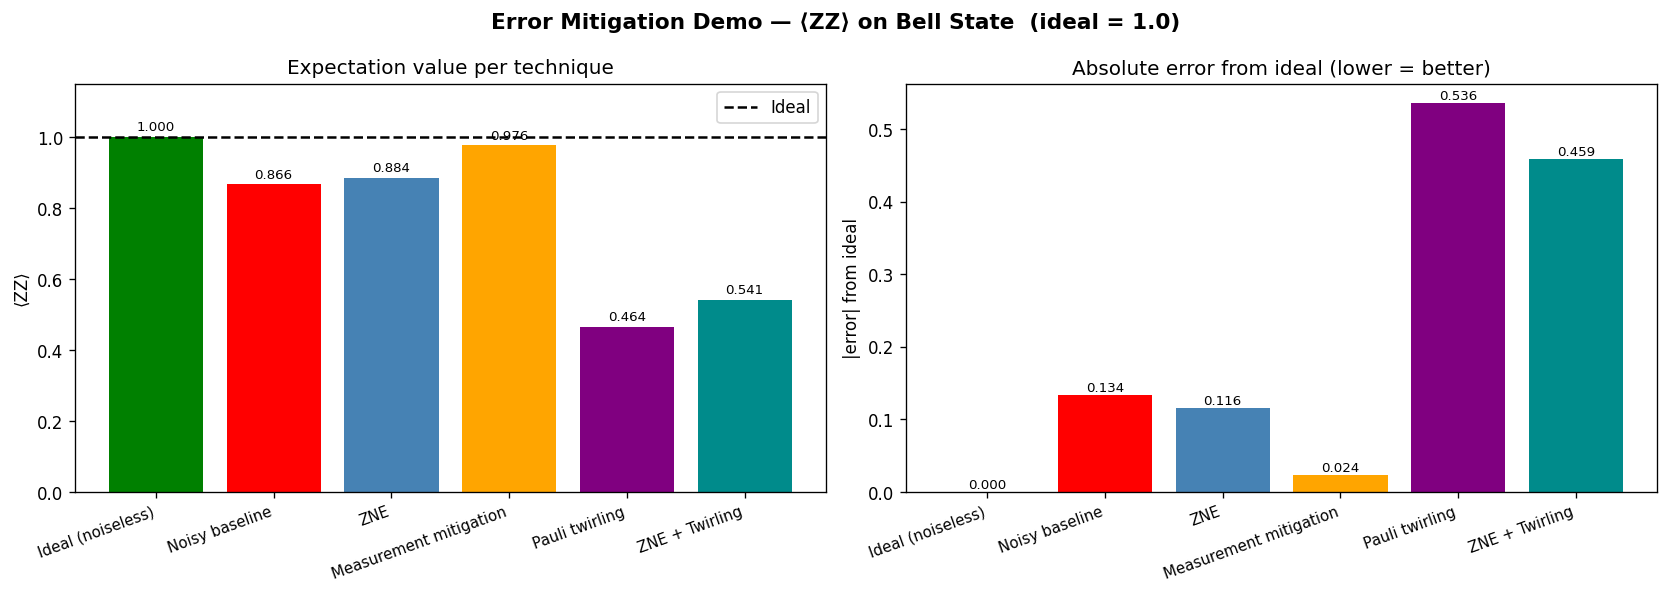

Recreate this plot in Python.
"""
Error Mitigation Demo
=====================
Demonstrates four mitigation techniques on a noisy simulator:

  1. Baseline        — noisy, no mitigation
  2. ZNE             — Zero Noise Extrapolation (gate folding)
  3. Meas. Mitigation— calibration matrix inversion
  4. Pauli Twirling  — symmetrise noise → depolarising channel
  5. ZNE + Twirling  — combined

Target: ⟨ZZ⟩ on a Bell state |Φ+⟩ — ideal value is exactly +1.0
Noise:  depolarising on gates + readout errors
"""

import numpy as np
import matplotlib.pyplot as plt
from qiskit import QuantumCircuit, transpile
from qiskit.quantum_info import SparsePauliOp, Statevector
from qiskit_aer import AerSimulator
from qiskit_aer.noise import NoiseModel, depolarizing_error, ReadoutError

SHOTS  = 8192
SEP    = "=" * 60

# ─────────────────────────────────────────────────────────────
# 1. Noise model
# ─────────────────────────────────────────────────────────────
noise_model = NoiseModel()

# Gate errors
noise_model.add_all_qubit_quantum_error(depolarizing_error(0.01, 1), ['h', 'x', 'rz', 'sx'])
noise_model.add_all_qubit_quantum_error(depolarizing_error(0.03, 2), ['cx'])

# Readout errors  (3% chance of flipping each bit)
ro_error = ReadoutError([[0.97, 0.03], [0.03, 0.97]])
noise_model.add_all_qubit_readout_error(ro_error)

backend_noisy = AerSimulator(noise_model=noise_model)
backend_ideal = AerSimulator()   # noiseless

# ─────────────────────────────────────────────────────────────
# 2. Target circuit — Bell state ⟨ZZ⟩ = +1.0
# ─────────────────────────────────────────────────────────────
def bell_circuit():
    qc = QuantumCircuit(2)
    qc.h(0)
    qc.cx(0, 1)
    return qc

def get_expectation_ZZ(counts, shots):
    """Compute ⟨ZZ⟩ from raw counts."""
    ev = 0
    for bitstring, count in counts.items():
        z0 = 1 - 2 * int(bitstring[-1])   # qubit 0
        z1 = 1 - 2 * int(bitstring[-2])   # qubit 1
        ev += (z0 * z1) * count
    return ev / shots

# Ideal value (statevector)
sv    = Statevector(bell_circuit())
ideal = sv.expectation_value(SparsePauliOp("ZZ")).real
print(f"Ideal ⟨ZZ⟩ (statevector): {ideal:.4f}")

# ─────────────────────────────────────────────────────────────
# 3. Baseline — noisy, no mitigation
# ─────────────────────────────────────────────────────────────
print(SEP)
print("1. Baseline — noisy, no mitigation")
print(SEP)

qc = bell_circuit()
qc.measure_all()
t_qc     = transpile(qc, backend_noisy, optimization_level=0)
counts   = backend_noisy.run(t_qc, shots=SHOTS).result().get_counts()
ev_noisy = get_expectation_ZZ(counts, SHOTS)
print(f"Counts : {dict(sorted(counts.items()))}")
print(f"⟨ZZ⟩   : {ev_noisy:.4f}  (ideal = {ideal:.4f})")
print()

# ─────────────────────────────────────────────────────────────
# 4. ZNE — Zero Noise Extrapolation via gate folding
# ─────────────────────────────────────────────────────────────
print(SEP)
print("2. ZNE — gate folding at scales 1, 3, 5")
print(SEP)

def fold_gates(qc, scale):
    """
    Scale noise by replacing each CX with CX·CX†·CX (scale=3)
    or CX·CX†·CX·CX†·CX (scale=5).  Scale=1 = no folding.
    """
    if scale == 1:
        return qc
    folds = (scale - 1) // 2   # number of (CX†·CX) pairs to append
    folded = QuantumCircuit(qc.num_qubits)
    for instr in qc.data:
        folded.append(instr)
        if instr.operation.name == 'cx':
            qargs = instr.qubits
            for _ in range(folds):
                folded.cx(*[qc.find_bit(q).index for q in qargs])
                folded.cx(*[qc.find_bit(q).index for q in qargs])
    return folded

scales    = [1, 3, 5]
zne_evs   = []
base_qc   = bell_circuit()

for scale in scales:
    folded = fold_gates(base_qc.copy(), scale)
    folded.measure_all()
    t = transpile(folded, backend_noisy, optimization_level=0)
    c = backend_noisy.run(t, shots=SHOTS).result().get_counts()
    ev = get_expectation_ZZ(c, SHOTS)
    zne_evs.append(ev)
    print(f"  Scale {scale}: ⟨ZZ⟩ = {ev:.4f}")

# Linear extrapolation to noise = 0
coeffs    = np.polyfit(scales, zne_evs, 1)
ev_zne    = np.polyval(coeffs, 0)
print(f"\n  Extrapolated to noise=0: ⟨ZZ⟩ = {ev_zne:.4f}")
print()

# ─────────────────────────────────────────────────────────────
# 5. Measurement Error Mitigation — calibration matrix
# ─────────────────────────────────────────────────────────────
print(SEP)
print("3. Measurement Error Mitigation — calibration matrix")
print(SEP)

def build_calibration_matrix(backend, num_qubits, shots):
    """Prepare each basis state and measure to build the A matrix."""
    n_states = 2 ** num_qubits
    cal_matrix = np.zeros((n_states, n_states))

    for i in range(n_states):
        qc_cal = QuantumCircuit(num_qubits)
        bitstring = format(i, f'0{num_qubits}b')
        for j, bit in enumerate(reversed(bitstring)):
            if bit == '1':
                qc_cal.x(j)
        qc_cal.measure_all()
        t = transpile(qc_cal, backend, optimization_level=0)
        c = backend.run(t, shots=shots).result().get_counts()
        for j in range(n_states):
            key = format(j, f'0{num_qubits}b')
            cal_matrix[j, i] = c.get(key, 0) / shots

    return cal_matrix

print("  Building calibration matrix...")
cal_matrix = build_calibration_matrix(backend_noisy, 2, SHOTS)
print(f"  Calibration matrix:\n{np.round(cal_matrix, 3)}")

# Apply mitigation: solve A·p_mitigated = p_noisy
qc_m   = bell_circuit()
qc_m.measure_all()
t_m    = transpile(qc_m, backend_noisy, optimization_level=0)
counts_m = backend_noisy.run(t_m, shots=SHOTS).result().get_counts()

# Convert counts to probability vector
p_noisy = np.array([counts_m.get(format(i, '02b'), 0) for i in range(4)]) / SHOTS

# Least-squares inversion
p_mitigated, _ = np.linalg.lstsq(cal_matrix, p_noisy, rcond=None)[:2]
p_mitigated    = np.clip(p_mitigated, 0, None)
p_mitigated   /= p_mitigated.sum()

# Compute ⟨ZZ⟩ from mitigated probabilities
ev_meas_mit = 0
for i in range(4):
    bits = format(i, '02b')
    z0   = 1 - 2 * int(bits[1])
    z1   = 1 - 2 * int(bits[0])
    ev_meas_mit += z0 * z1 * p_mitigated[i]

print(f"\n  Noisy  ⟨ZZ⟩ : {get_expectation_ZZ(counts_m, SHOTS):.4f}")
print(f"  Mitigated ⟨ZZ⟩ : {ev_meas_mit:.4f}")
print()

# ─────────────────────────────────────────────────────────────
# 6. Pauli Twirling
# ─────────────────────────────────────────────────────────────
print(SEP)
print("4. Pauli Twirling — average over random Pauli insertions")
print(SEP)

# Pauli pairs (P1, P2) that preserve CX up to known corrections
# CX maps Paulis as: IX→IX, XI→XX, IZ→ZZ, ZI→ZI (stabiliser tableau)
# For each input Pauli P1⊗P2, the correction Pauli Q1⊗Q2 satisfies:
# Q·CX·P = CX  (up to phase)
TWIRL_TABLE = [
    ('II', 'II'), ('IX', 'IX'), ('IY', 'ZY'), ('IZ', 'ZZ'),
    ('XI', 'XX'), ('XX', 'XI'), ('XY', 'YZ'), ('XZ', 'YI'),
    ('YI', 'YX'), ('YX', 'YI'), ('YY', 'XZ'), ('YZ', 'XI'),
    ('ZI', 'ZI'), ('ZX', 'ZX'), ('ZY', 'IY'), ('ZZ', 'IZ'),
]

PAULI_GATE = {'I': None, 'X': 'x', 'Y': 'y', 'Z': 'z'}

def apply_pauli(qc, pauli, qubit):
    if pauli != 'I':
        getattr(qc, PAULI_GATE[pauli])(qubit)

def twirled_bell(rng):
    pre, post = TWIRL_TABLE[rng.integers(len(TWIRL_TABLE))]
    qc = QuantumCircuit(2)
    qc.h(0)
    apply_pauli(qc, pre[0],  0)
    apply_pauli(qc, pre[1],  1)
    qc.cx(0, 1)
    apply_pauli(qc, post[0], 0)
    apply_pauli(qc, post[1], 1)
    return qc

rng          = np.random.default_rng(42)
N_TWIRL      = 32
twirl_evs    = []

for _ in range(N_TWIRL):
    qc_t = twirled_bell(rng)
    qc_t.measure_all()
    t    = transpile(qc_t, backend_noisy, optimization_level=0)
    c    = backend_noisy.run(t, shots=SHOTS // N_TWIRL).result().get_counts()
    twirl_evs.append(get_expectation_ZZ(c, SHOTS // N_TWIRL))

ev_twirl = np.mean(twirl_evs)
print(f"  Averaged over {N_TWIRL} random twirls")
print(f"  Twirled ⟨ZZ⟩ : {ev_twirl:.4f}")
print()

# ─────────────────────────────────────────────────────────────
# 7. ZNE + Twirling combined
# ─────────────────────────────────────────────────────────────
print(SEP)
print("5. ZNE + Twirling — combined mitigation")
print(SEP)

combined_evs = []
for scale in scales:
    scale_evs = []
    for _ in range(N_TWIRL):
        qc_c = twirled_bell(rng)
        qc_c = fold_gates(qc_c.copy(), scale)
        qc_c.measure_all()
        t    = transpile(qc_c, backend_noisy, optimization_level=0)
        c    = backend_noisy.run(t, shots=SHOTS // N_TWIRL).result().get_counts()
        scale_evs.append(get_expectation_ZZ(c, SHOTS // N_TWIRL))
    combined_evs.append(np.mean(scale_evs))
    print(f"  Scale {scale}: ⟨ZZ⟩ = {combined_evs[-1]:.4f}")

coeffs_c  = np.polyfit(scales, combined_evs, 1)
ev_combined = np.polyval(coeffs_c, 0)
print(f"\n  ZNE+Twirling extrapolated: ⟨ZZ⟩ = {ev_combined:.4f}")
print()

# ─────────────────────────────────────────────────────────────
# 8. Summary table
# ─────────────────────────────────────────────────────────────
print(SEP)
print("Summary — ⟨ZZ⟩ comparison")
print(SEP)
results = {
    "Ideal (noiseless)":         ideal,
    "Noisy baseline":            ev_noisy,
    "ZNE":                       ev_zne,
    "Measurement mitigation":    ev_meas_mit,
    "Pauli twirling":            ev_twirl,
    "ZNE + Twirling":            ev_combined,
}
for label, val in results.items():
    error = abs(val - ideal)
    bar   = "█" * int(error * 50)
    print(f"  {label:<30} {val:>7.4f}   error={error:.4f}  {bar}")
print()

# ─────────────────────────────────────────────────────────────
# 9. Bar chart
# ─────────────────────────────────────────────────────────────
labels = list(results.keys())
values = list(results.values())
errors = [abs(v - ideal) for v in values]
colors = ["green", "red", "steelblue", "orange", "purple", "darkcyan"]

fig, (ax1, ax2) = plt.subplots(1, 2, figsize=(14, 5))
fig.suptitle("Error Mitigation Demo — ⟨ZZ⟩ on Bell State  (ideal = 1.0)",
             fontsize=13, fontweight="bold")

# Left: expectation values
bars = ax1.bar(labels, values, color=colors)
ax1.axhline(ideal, color='black', linestyle='--', linewidth=1.5, label='Ideal')
ax1.set_ylim(0, 1.15)
ax1.set_ylabel("⟨ZZ⟩")
ax1.set_title("Expectation value per technique")
ax1.set_xticklabels(labels, rotation=20, ha='right', fontsize=9)
ax1.legend()
for bar, val in zip(bars, values):
    ax1.text(bar.get_x() + bar.get_width()/2, bar.get_height() + 0.01,
             f"{val:.3f}", ha='center', va='bottom', fontsize=8)

# Right: absolute error from ideal
ax2.bar(labels, errors, color=colors)
ax2.set_ylabel("|error| from ideal")
ax2.set_title("Absolute error from ideal (lower = better)")
ax2.set_xticklabels(labels, rotation=20, ha='right', fontsize=9)
for i, (bar, err) in enumerate(zip(ax2.patches, errors)):
    ax2.text(bar.get_x() + bar.get_width()/2, bar.get_height() + 0.001,
             f"{err:.3f}", ha='center', va='bottom', fontsize=8)

plt.tight_layout()
plt.savefig("error_mitigation_demo.png", dpi=120, bbox_inches="tight")
plt.show()
print("Saved: error_mitigation_demo.png")

# ─────────────────────────────────────────────────────────────
# 10. ZNE extrapolation plot
# ─────────────────────────────────────────────────────────────
fig2, ax = plt.subplots(figsize=(8, 5))
x_fit = np.linspace(0, 5.5, 100)

ax.plot(scales, zne_evs, 'o-',  color='steelblue', label='ZNE only',         ms=8)
ax.plot(scales, combined_evs, 's--', color='darkcyan',  label='ZNE + Twirling', ms=8)
ax.plot(x_fit, np.polyval(coeffs,   x_fit), ':', color='steelblue', alpha=0.6)
ax.plot(x_fit, np.polyval(coeffs_c, x_fit), ':', color='darkcyan',  alpha=0.6)
ax.axhline(ideal,    color='black', linestyle='-',  linewidth=1.5, label=f'Ideal = {ideal:.3f}')
ax.axvline(0,        color='grey',  linestyle='--', linewidth=1,   label='Extrapolation point')
ax.scatter([0], [ev_zne],      color='steelblue', s=120, zorder=5,
           label=f'ZNE extrapolated = {ev_zne:.3f}')
ax.scatter([0], [ev_combined], color='darkcyan',  s=120, zorder=5,
           label=f'ZNE+Twirl extrapolated = {ev_combined:.3f}')

ax.set_xlabel("Noise scale factor")
ax.set_ylabel("⟨ZZ⟩")
ax.set_title("ZNE — linear extrapolation to zero noise", fontweight="bold")
ax.legend(fontsize=8)
ax.grid(alpha=0.3)
plt.tight_layout()
plt.savefig("error_mitigation_zne.png", dpi=120, bbox_inches="tight")
plt.show()
print("Saved: error_mitigation_zne.png")
